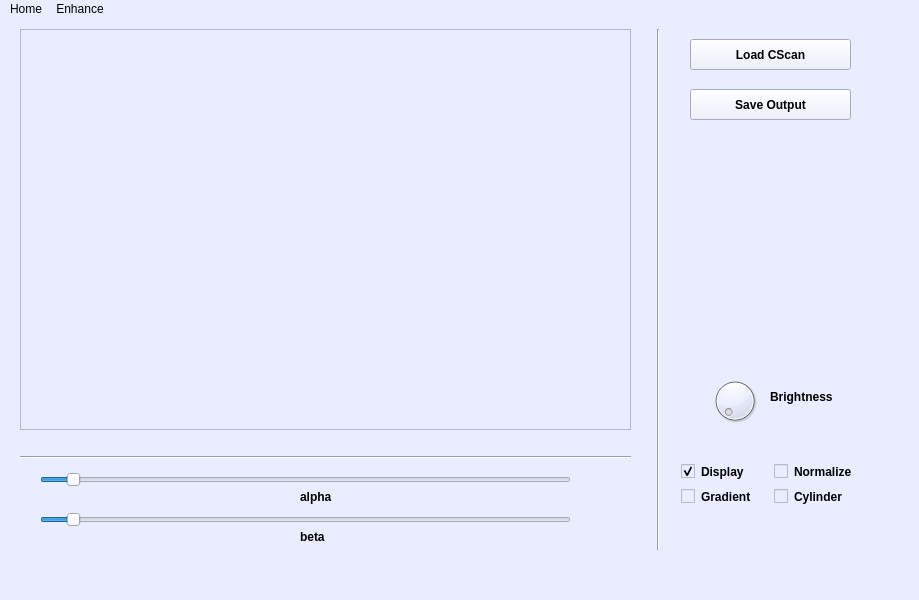
<?xml version="1.0" encoding="UTF-8"?>
<ui version="4.0">
 <author>Kabir Abdulmajeed</author>
 <class>MainWindow</class>
 <widget class="QMainWindow" name="MainWindow">
  <property name="geometry">
   <rect>
    <x>0</x>
    <y>0</y>
    <width>919</width>
    <height>600</height>
   </rect>
  </property>
  <property name="windowTitle">
   <string>MainWindow</string>
  </property>
  <property name="windowOpacity">
   <double>0.980000000000000</double>
  </property>
  <property name="styleSheet">
   <string notr="true">background-color: rgb(233, 237, 255);
border-left-color: rgb(57, 110, 255);
</string>
  </property>
  <widget class="QWidget" name="centralwidget">
   <widget class="QGraphicsView" name="graphicsView">
    <property name="geometry">
     <rect>
      <x>20</x>
      <y>10</y>
      <width>611</width>
      <height>401</height>
     </rect>
    </property>
    <property name="cursor" stdset="0">
     <cursorShape>CrossCursor</cursorShape>
    </property>
    <property name="autoFillBackground">
     <bool>false</bool>
    </property>
    <property name="frameShape">
     <enum>QFrame::StyledPanel</enum>
    </property>
    <property name="frameShadow">
     <enum>QFrame::Plain</enum>
    </property>
    <property name="backgroundBrush">
     <brush brushstyle="NoBrush">
      <color alpha="255">
       <red>0</red>
       <green>0</green>
       <blue>0</blue>
      </color>
     </brush>
    </property>
    <property name="foregroundBrush">
     <brush brushstyle="NoBrush">
      <color alpha="255">
       <red>0</red>
       <green>0</green>
       <blue>0</blue>
      </color>
     </brush>
    </property>
   </widget>
   <widget class="QSlider" name="horizontalSlider">
    <property name="geometry">
     <rect>
      <x>40</x>
      <y>450</y>
      <width>531</width>
      <height>22</height>
     </rect>
    </property>
    <property name="font">
     <font>
      <weight>50</weight>
      <bold>false</bold>
     </font>
    </property>
    <property name="cursor">
     <cursorShape>PointingHandCursor</cursorShape>
    </property>
    <property name="sliderPosition">
     <number>5</number>
    </property>
    <property name="orientation">
     <enum>Qt::Horizontal</enum>
    </property>
   </widget>
   <widget class="QSlider" name="horizontalSlider_2">
    <property name="geometry">
     <rect>
      <x>40</x>
      <y>490</y>
      <width>531</width>
      <height>22</height>
     </rect>
    </property>
    <property name="font">
     <font>
      <weight>50</weight>
      <bold>false</bold>
     </font>
    </property>
    <property name="cursor">
     <cursorShape>PointingHandCursor</cursorShape>
    </property>
    <property name="value">
     <number>5</number>
    </property>
    <property name="sliderPosition">
     <number>5</number>
    </property>
    <property name="orientation">
     <enum>Qt::Horizontal</enum>
    </property>
   </widget>
   <widget class="QLabel" name="label">
    <property name="geometry">
     <rect>
      <x>300</x>
      <y>470</y>
      <width>55</width>
      <height>16</height>
     </rect>
    </property>
    <property name="font">
     <font>
      <weight>75</weight>
      <bold>true</bold>
     </font>
    </property>
    <property name="text">
     <string>alpha</string>
    </property>
   </widget>
   <widget class="QLabel" name="label_2">
    <property name="geometry">
     <rect>
      <x>300</x>
      <y>510</y>
      <width>55</width>
      <height>16</height>
     </rect>
    </property>
    <property name="font">
     <font>
      <weight>75</weight>
      <bold>true</bold>
     </font>
    </property>
    <property name="text">
     <string>beta</string>
    </property>
   </widget>
   <widget class="Line" name="line">
    <property name="geometry">
     <rect>
      <x>650</x>
      <y>10</y>
      <width>16</width>
      <height>521</height>
     </rect>
    </property>
    <property name="orientation">
     <enum>Qt::Vertical</enum>
    </property>
   </widget>
   <widget class="Line" name="line_2">
    <property name="geometry">
     <rect>
      <x>20</x>
      <y>430</y>
      <width>611</width>
      <height>16</height>
     </rect>
    </property>
    <property name="orientation">
     <enum>Qt::Horizontal</enum>
    </property>
   </widget>
   <widget class="QPushButton" name="pushButton">
    <property name="geometry">
     <rect>
      <x>690</x>
      <y>20</y>
      <width>161</width>
      <height>31</height>
     </rect>
    </property>
    <property name="font">
     <font>
      <weight>75</weight>
      <bold>true</bold>
     </font>
    </property>
    <property name="text">
     <string>Load CScan</string>
    </property>
   </widget>
   <widget class="QDial" name="dial">
    <property name="geometry">
     <rect>
      <x>710</x>
      <y>350</y>
      <width>50</width>
      <height>64</height>
     </rect>
    </property>
   </widget>
   <widget class="QLabel" name="label_3">
    <property name="geometry">
     <rect>
      <x>770</x>
      <y>370</y>
      <width>71</width>
      <height>16</height>
     </rect>
    </property>
    <property name="font">
     <font>
      <weight>75</weight>
      <bold>true</bold>
     </font>
    </property>
    <property name="text">
     <string>Brightness</string>
    </property>
   </widget>
   <widget class="QPushButton" name="pushButton_2">
    <property name="geometry">
     <rect>
      <x>690</x>
      <y>70</y>
      <width>161</width>
      <height>31</height>
     </rect>
    </property>
    <property name="font">
     <font>
      <weight>75</weight>
      <bold>true</bold>
     </font>
    </property>
    <property name="text">
     <string>Save Output</string>
    </property>
   </widget>
   <widget class="QWidget" name="layoutWidget">
    <property name="geometry">
     <rect>
      <x>681</x>
      <y>441</y>
      <width>180</width>
      <height>49</height>
     </rect>
    </property>
    <layout class="QGridLayout" name="gridLayout">
     <item row="0" column="0">
      <widget class="QCheckBox" name="checkBox">
       <property name="font">
        <font>
         <weight>75</weight>
         <italic>false</italic>
         <bold>true</bold>
         <underline>false</underline>
        </font>
       </property>
       <property name="cursor">
        <cursorShape>ArrowCursor</cursorShape>
       </property>
       <property name="toolTip">
        <string extracomment="Display CScan or not"/>
       </property>
       <property name="toolTipDuration">
        <number>-1</number>
       </property>
       <property name="autoFillBackground">
        <bool>false</bool>
       </property>
       <property name="text">
        <string>Display</string>
       </property>
       <property name="checked">
        <bool>true</bool>
       </property>
      </widget>
     </item>
     <item row="0" column="1">
      <widget class="QCheckBox" name="checkBox_3">
       <property name="font">
        <font>
         <weight>75</weight>
         <bold>true</bold>
        </font>
       </property>
       <property name="text">
        <string>Normalize</string>
       </property>
      </widget>
     </item>
     <item row="1" column="0">
      <widget class="QCheckBox" name="checkBox_2">
       <property name="font">
        <font>
         <weight>75</weight>
         <bold>true</bold>
        </font>
       </property>
       <property name="text">
        <string>Gradient</string>
       </property>
      </widget>
     </item>
     <item row="1" column="1">
      <widget class="QCheckBox" name="checkBox_4">
       <property name="font">
        <font>
         <weight>75</weight>
         <bold>true</bold>
        </font>
       </property>
       <property name="text">
        <string>Cylinder</string>
       </property>
      </widget>
     </item>
    </layout>
   </widget>
  </widget>
  <widget class="QMenuBar" name="menubar">
   <property name="geometry">
    <rect>
     <x>0</x>
     <y>0</y>
     <width>919</width>
     <height>26</height>
    </rect>
   </property>
   <widget class="QMenu" name="menuHome">
    <property name="title">
     <string>Home</string>
    </property>
    <addaction name="separator"/>
    <addaction name="separator"/>
   </widget>
   <widget class="QMenu" name="menuEnhance">
    <property name="title">
     <string>Enhance</string>
    </property>
   </widget>
   <addaction name="menuHome"/>
   <addaction name="menuEnhance"/>
  </widget>
  <widget class="QStatusBar" name="statusbar"/>
 </widget>
 <resources/>
 <connections/>
</ui>
